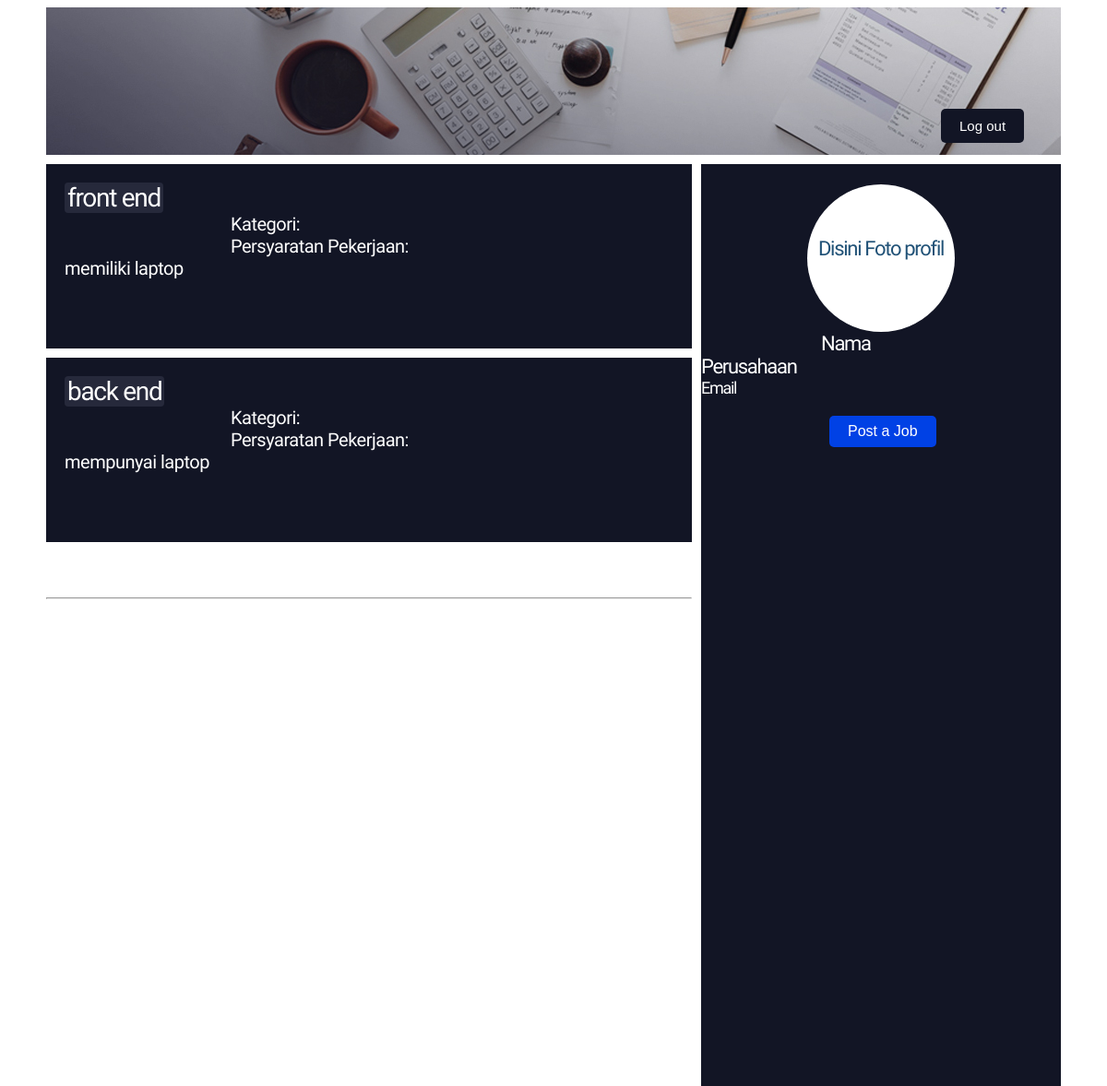
/company/comp-home.php (signed in), run on an earlier commit of the app's database.
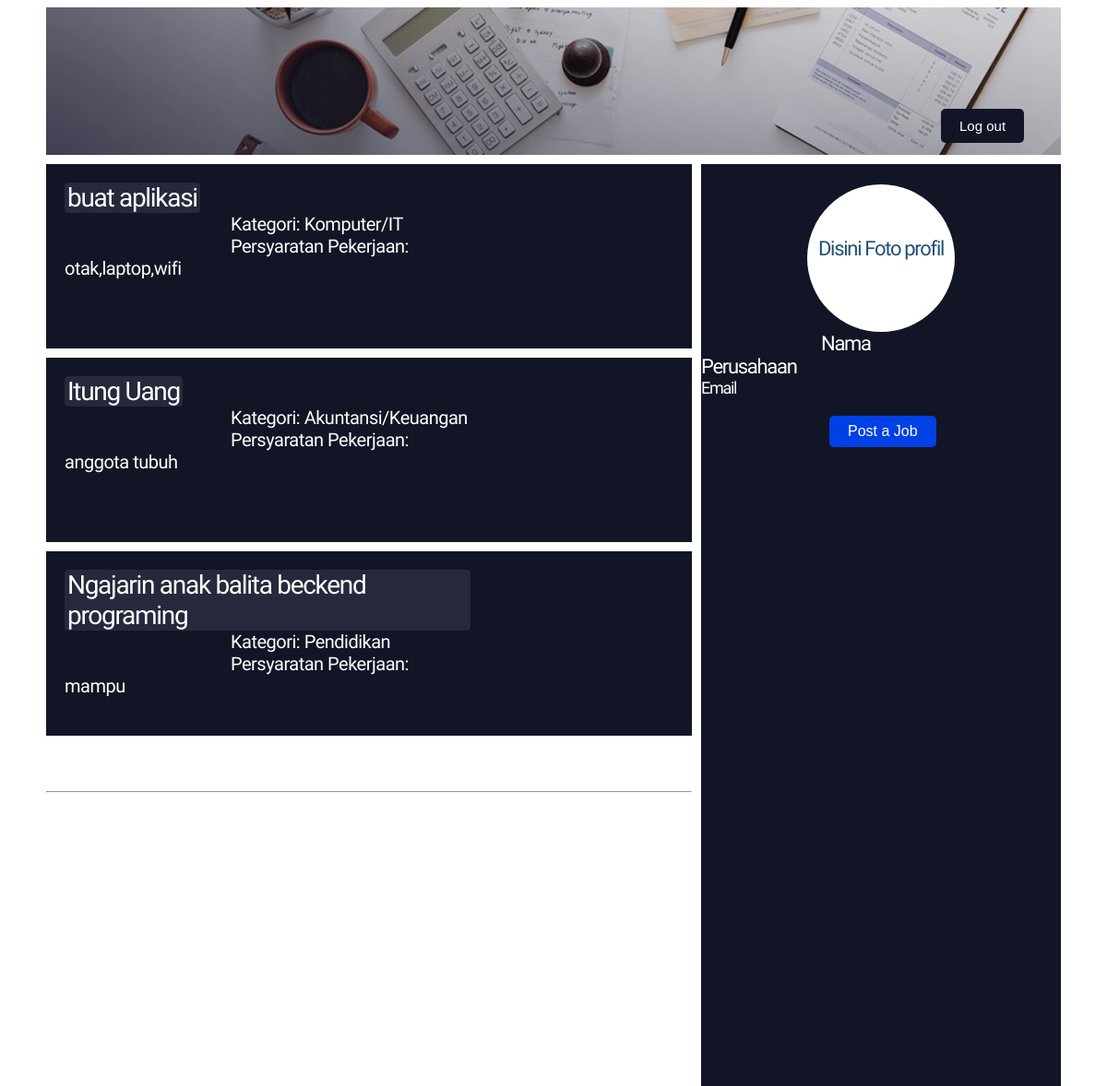
And on a later commit of the database.
### tables this page shows
CREATE TABLE `jobs` (
  `id` int(11) NOT NULL,
  `company_id` int(11) NOT NULL,
  `title` varchar(255) NOT NULL,
  `description` text NOT NULL,
  `requirements` text NOT NULL,
  `salary` decimal(10,2) NOT NULL,
  `deadline` date NOT NULL,
  `category` varchar(50) NOT NULL
);

### company/comp-home.php (the view, shortened to what this page needs)
<?php
include '../db_connection.php';
$company_id = $_SESSION['user_id'];
$sql = "SELECT id, title, category, requirements FROM jobs WHERE company_id = ?";
$stmt = $conn->prepare($sql);
$stmt->bind_param("i", $company_id);
$stmt->execute();
$result = $stmt->get_result();
?>
<!DOCTYPE html>
<html>
<head>
    <link rel="stylesheet" type="text/css" href="../CSS/comp-home.css">
</head>
<body>
    <div class="container">
        <div class="header">
        </div>
        <div class="log-out"><a href="../logout.php">Log out</a></div>
        <div class="posting">
            <div class="post-1">
            <?php
            if ($result->num_rows > 0) {
                while ($row = $result->fetch_assoc()) {
                    echo "<div class='post-1'>";
                    echo "<div class='teks'>";
                    echo "<a href='about-job.php?id={$row['id']}' style='display:inline-block;padding:0px 3px;background-color:#26293b;color:white;text-decoration:none;border-radius:4px;border:none;cursor:pointer;transition:background-color 0.3s ease;'>{$row['title']}</a><br>";
                    echo "<span>Kategori: " . $row['category'] . "</span><br>";
                    echo "<span>Persyaratan Pekerjaan: " . $row['requirements'] . "</span><br>";
                    echo "</div><hr></div>";
                }
            } else {
                echo "No jobs posted.";
            }
            ?>
            </div>
        </div>
        <div class="profile">
            <div class="foto-profil">
                <p>Disini Foto profil</p>
            </div>
            <div class="keterangan">
                <a href="profile-comp.html">Nama Perusahaan</a>
                <span><br>Email</span>
            </div>
            <div class="post-job">
                <a href="post-job.php">Post a Job</a>
            </div>
        </div>
    </div>
</body>
</html>

### CSS/comp-home.css (style rules this page uses)
body { background-color: white; }
.container { width: 1100px; margin: auto; background-color: white; }
.header { background-image: url(../Images/header.jpg); padding: 80px 80px 80px 0; }
.log-out a { position: absolute; border-radius: 5px; background-color: #121525; padding: 10px 20px; border-style: none; font-family: arial; font-size: 15px; color: white; text-decoration: none; transition: 0.3s; margin: -50px 0 0 970px; }
.container .posting { width: 700px; background-color: white; margin-top: 10px; float: left; }
.container .posting .post-1 { width: 700px; height: 200px; background-color: #121525; float: left; margin-bottom: 10px; }
.container .posting .post-1 .teks { padding: 0; width: 440px; height: 120px; background-color: #121525; margin: 20px; float: left; }
.container .posting .post-1 .teks a { font-family: 'Oswald', sans-serif; font-size: 28px; letter-spacing: -1.3px; color: white; text-decoration: none; transition: 0.3s; }
.container .posting .post-1 .teks span { font-family: 'Oswald', sans-serif; font-size: 20px; letter-spacing: -0.5px; color: white; text-decoration: none; }
hr { margin-top: 260px; }
.container .profile { width: 390px; height: 1000px; background-color: #121525; margin: 10px 0 0 10px; float: left; }
.container .profile .foto-profil { width: 160px; height: 160px; background-color: white; margin: 20px auto 0; border-radius: 50%; }
.container .profile .foto-profil p { text-align: center; line-height: 140px; font-family: 'Oswald', sans-serif; font-size: 22px; letter-spacing: -1.3px; color: #215277; }
.container .profile .keterangan a { font-family: 'Oswald', sans-serif; font-size: 22px; letter-spacing: -1.3px; color: white; text-decoration: none; margin: 10px 0 0 130px; }
span { margin-left: 180px; font-family: 'Oswald', sans-serif; font-size: 18px; letter-spacing: -1.3px; color: white; }
.post-job a { padding: 8px 20px; border-radius: 5px; background-color: #0041e5; text-decoration: none; font-family: arial; color: white; transition: 0.6s; float: left; margin: 20px 0 0 139px; }

What changed in the data, as far as the page shows it:
removed jobs: title "front end", requirements "memiliki laptop"
removed jobs: title "back end", requirements "mempunyai laptop"
added jobs: title "buat aplikasi", category "Komputer/IT", requirements "otak,laptop,wifi"
added jobs: title "Itung Uang", category "Akuntansi/Keuangan", requirements "anggota tubuh"
added jobs: title "Ngajarin anak balita beckend programing", category "Pendidikan", requirements "mampu"
